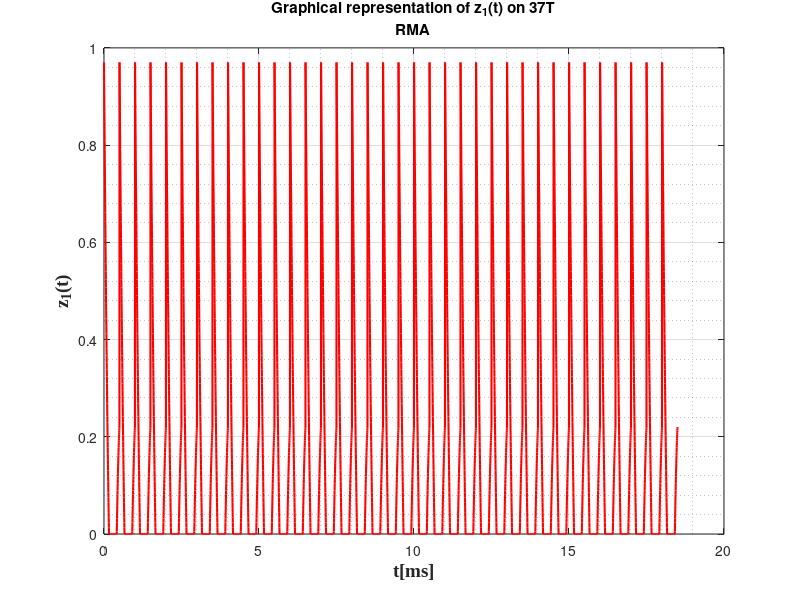

MATLAB code for this plot:
%z1(t) 
T_1 = 0.5;
t = linspace(0,1,100);
x = 0.86*t.^2-2.05*t+0.97;
v = ones(1,37*2);
for i=1:37*2
   if mod(i,2) == 0
       v(i)=-v(i);
   end
end
z1 = x(:);
z1 = z1*v;
z1 = z1(:);
for i = 1:3700*2
    if z1(i) < 0
        z1(i) = 0;
    end
end
T1 = linspace(0,37*T_1,3700*2);
figure(2);
plot(T1,z1,'r','LineWidth',1.5);
grid on;
grid minor;
xlabel('t[ms]', 'fontweight', 'bold', 'fontsize', 14, 'FontName', 'Times New Roman');
ylabel('z_{1}(t)','fontweight','bold','fontsize', 14, 'FontName', 'Times New Roman');
title({'Graphical representation of z_{1}(t) on 37T';'RMA'});
